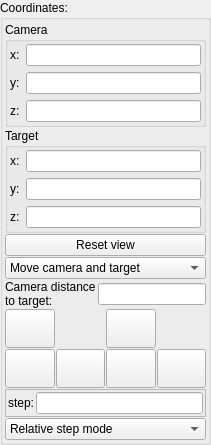
          <widget class="QGroupBox" name="groupBox_coordinates">
           <property name="toolTip">
            <string>&lt;html&gt;&lt;head/&gt;&lt;body&gt;&lt;p&gt;These parameters and gauges controls position of camera and point where the camera is looking at (target)&lt;/p&gt;&lt;p&gt;&lt;br/&gt;&lt;/p&gt;&lt;p&gt;&lt;img src=&quot;:/tooltips/tooltips_images/Camera target.png&quot;/&gt;&lt;/p&gt;&lt;/body&gt;&lt;/html&gt;</string>
           </property>
           <property name="title">
            <string>Coordinates:</string>
           </property>
           <layout class="QVBoxLayout" name="verticalLayout_2">
            <property name="spacing">
             <number>1</number>
            </property>
            <property name="leftMargin">
             <number>2</number>
            </property>
            <property name="topMargin">
             <number>2</number>
            </property>
            <property name="rightMargin">
             <number>2</number>
            </property>
            <property name="bottomMargin">
             <number>2</number>
            </property>
            <item>
             <widget class="QGroupBox" name="groupBox_cameraPosition">
              <property name="toolTip">
               <string>&lt;html&gt;&lt;head/&gt;&lt;body&gt; &lt;p&gt;Camera world coordinates (position of the viewpoint).&lt;/p&gt; &lt;p&gt;Set X, Y, Z to move the camera. You can also use the navigation buttons or mouse controls to update these values interactively.&lt;/p&gt; &lt;p&gt;Notes: - Works together with Target and Rotation to define the view. - With Auto refresh enabled the image re-renders after changes; otherwise click Render.&lt;/p&gt; &lt;/body&gt;&lt;/html&gt;</string>
              </property>
              <property name="title">
               <string>Camera</string>
              </property>
              <layout class="QFormLayout" name="formLayout">
               <property name="leftMargin">
                <number>2</number>
               </property>
               <property name="topMargin">
                <number>2</number>
               </property>
               <property name="rightMargin">
                <number>2</number>
               </property>
               <property name="bottomMargin">
                <number>2</number>
               </property>
               <item row="0" column="0">
                <widget class="QLabel" name="label_18">
                 <property name="text">
                  <string>x:</string>
                 </property>
                </widget>
               </item>
               <item row="0" column="1">
                <widget class="MyLineEdit" name="vect3_camera_x">
                 <property name="sizePolicy">
                  <sizepolicy hsizetype="Expanding" vsizetype="Maximum">
                   <horstretch>0</horstretch>
                   <verstretch>0</verstretch>
                  </sizepolicy>
                 </property>
                </widget>
               </item>
               <item row="1" column="0">
                <widget class="QLabel" name="label_19">
                 <property name="text">
                  <string>y:</string>
                 </property>
                </widget>
               </item>
               <item row="1" column="1">
                <widget class="MyLineEdit" name="vect3_camera_y">
                 <property name="sizePolicy">
                  <sizepolicy hsizetype="Expanding" vsizetype="Maximum">
                   <horstretch>0</horstretch>
                   <verstretch>0</verstretch>
                  </sizepolicy>
                 </property>
                </widget>
               </item>
               <item row="2" column="0">
                <widget class="QLabel" name="label_20">
                 <property name="text">
                  <string>z:</string>
                 </property>
                </widget>
               </item>
               <item row="2" column="1">
                <widget class="MyLineEdit" name="vect3_camera_z">
                 <property name="sizePolicy">
                  <sizepolicy hsizetype="Expanding" vsizetype="Maximum">
                   <horstretch>0</horstretch>
                   <verstretch>0</verstretch>
                  </sizepolicy>
                 </property>
                </widget>
               </item>
              </layout>
             </widget>
            </item>
            <item>
             <widget class="QGroupBox" name="groupBox_targetPosition">
              <property name="toolTip">
               <string>&lt;html&gt;&lt;head/&gt;&lt;body&gt; &lt;p&gt;World coordinates of the target (the point the camera looks at).&lt;/p&gt; &lt;p&gt;Set X, Y, Z to aim the camera without moving its position. Adjusting the target changes the view direction; the camera–target distance updates accordingly.&lt;/p&gt; &lt;p&gt;Tips: - Combine with Camera and Rotation for precise framing. - Use navigation buttons in “Move target” mode to shift the target interactively. - With Auto refresh enabled the image re-renders after changes; otherwise click Render.&lt;/p&gt; &lt;/body&gt;&lt;/html&gt;</string>
              </property>
              <property name="title">
               <string>Target</string>
              </property>
              <layout class="QFormLayout" name="formLayout_2">
               <property name="leftMargin">
                <number>2</number>
               </property>
               <property name="topMargin">
                <number>2</number>
               </property>
               <property name="rightMargin">
                <number>2</number>
               </property>
               <property name="bottomMargin">
                <number>2</number>
               </property>
               <item row="0" column="0">
                <widget class="QLabel" name="label_121">
                 <property name="text">
                  <string>x:</string>
                 </property>
                </widget>
               </item>
               <item row="0" column="1">
                <widget class="MyLineEdit" name="vect3_target_x">
                 <property name="sizePolicy">
                  <sizepolicy hsizetype="Expanding" vsizetype="Maximum">
                   <horstretch>0</horstretch>
                   <verstretch>0</verstretch>
                  </sizepolicy>
                 </property>
                </widget>
               </item>
               <item row="1" column="0">
                <widget class="QLabel" name="label_122">
                 <property name="text">
                  <string>y:</string>
                 </property>
                </widget>
               </item>
               <item row="1" column="1">
                <widget class="MyLineEdit" name="vect3_target_y">
                 <property name="sizePolicy">
                  <sizepolicy hsizetype="Expanding" vsizetype="Maximum">
                   <horstretch>0</horstretch>
                   <verstretch>0</verstretch>
                  </sizepolicy>
                 </property>
                </widget>
               </item>
               <item row="2" column="0">
                <widget class="QLabel" name="label_123">
                 <property name="text">
                  <string>z:</string>
                 </property>
                </widget>
               </item>
               <item row="2" column="1">
                <widget class="MyLineEdit" name="vect3_target_z">
                 <property name="sizePolicy">
                  <sizepolicy hsizetype="Expanding" vsizetype="Maximum">
                   <horstretch>0</horstretch>
                   <verstretch>0</verstretch>
                  </sizepolicy>
                 </property>
                </widget>
               </item>
              </layout>
             </widget>
            </item>
            <item>
             <widget class="QPushButton" name="pushButton_reset_view">
              <property name="sizePolicy">
               <sizepolicy hsizetype="Minimum" vsizetype="Maximum">
                <horstretch>0</horstretch>
                <verstretch>0</verstretch>
               </sizepolicy>
              </property>
              <property name="toolTip">
               <string>&lt;html&gt;&lt;head/&gt;&lt;body&gt;&lt;p&gt;Set camera far from the fractal. It keeps actual camera angle.&lt;/p&gt;&lt;/body&gt;&lt;/html&gt;</string>
              </property>
              <property name="text">
               <string>Reset view</string>
              </property>
             </widget>
            </item>
            <item>
             <widget class="MyComboBox" name="comboBox_camera_movement_mode">
              <property name="sizePolicy">
               <sizepolicy hsizetype="Preferred" vsizetype="Maximum">
                <horstretch>0</horstretch>
                <verstretch>0</verstretch>
               </sizepolicy>
              </property>
              <property name="toolTip">
               <string>&lt;html&gt;&lt;head/&gt;&lt;body&gt;&lt;p&gt;Selection of camera / target movement mode&lt;/p&gt;&lt;p&gt;&lt;span style=&quot; font-style:italic;&quot;&gt;Move camera and target&lt;/span&gt; - moves camera and target by the same distance&lt;/p&gt;&lt;p&gt;&lt;img src=&quot;:/tooltips/tooltips_images/move camera and target.png&quot;/&gt;&lt;/p&gt;&lt;p&gt;&lt;span style=&quot; font-style:italic;&quot;&gt;Move camera&lt;/span&gt; - moves only camera. Target stays in the same place. Camera rotates to look at stationary target.&lt;/p&gt;&lt;p&gt;&lt;img src=&quot;:/tooltips/tooltips_images/move only camera.png&quot;/&gt;&lt;/p&gt;&lt;p&gt;&lt;br/&gt;Move target - moves only target. Camera stays in the same place. Camera rotates to look at moving target.&lt;/p&gt;&lt;p&gt;&lt;img src=&quot;:/tooltips/tooltips_images/move only target.png&quot;/&gt;&lt;/p&gt;&lt;p&gt;&lt;br/&gt;&lt;/p&gt;&lt;/body&gt;&lt;/html&gt;</string>
              </property>
              <item>
               <property name="text">
                <string>Move camera and target</string>
               </property>
              </item>
              <item>
               <property name="text">
                <string>Move camera</string>
               </property>
              </item>
              <item>
               <property name="text">
                <string>Move target</string>
               </property>
              </item>
             </widget>
            </item>
            <item>
             <layout class="QGridLayout" name="gridLayout_24">
              <property name="leftMargin">
               <number>0</number>
              </property>
              <property name="topMargin">
               <number>0</number>
              </property>
              <property name="spacing">
               <number>2</number>
              </property>
              <item row="0" column="0">
               <widget class="QLabel" name="label_124">
                <property name="text">
                 <string>Camera distance
to target:</string>
                </property>
               </widget>
              </item>
              <item row="0" column="1">
               <widget class="MyLineEdit" name="logedit_camera_distance_to_target">
                <property name="sizePolicy">
                 <sizepolicy hsizetype="Expanding" vsizetype="Maximum">
                  <horstretch>0</horstretch>
                  <verstretch>0</verstretch>
                 </sizepolicy>
                </property>
                <property name="toolTip">
                 <string>&lt;html&gt;&lt;head/&gt;&lt;body&gt;&lt;p&gt;Controls distance between camera and target&lt;/p&gt;&lt;p&gt;In&lt;span style=&quot; font-style:italic;&quot;&gt; Move camera and target&lt;/span&gt; and &lt;span style=&quot; font-style:italic;&quot;&gt;Move camera&lt;/span&gt; modes it moves camera closer/further from target.&lt;/p&gt;&lt;/body&gt;&lt;/html&gt;</string>
                </property>
                <property name="alignment">
                 <set>Qt::AlignLeading|Qt::AlignLeft|Qt::AlignVCenter</set>
                </property>
               </widget>
              </item>
             </layout>
            </item>
            <item>
             <layout class="QGridLayout" name="gridLayout_arrows">
              <property name="spacing">
               <number>1</number>
              </property>
              <item row="1" column="0">
               <widget class="QToolButton" name="bu_move_forward">
                <property name="sizePolicy">
                 <sizepolicy hsizetype="Minimum" vsizetype="Fixed">
                  <horstretch>0</horstretch>
                  <verstretch>0</verstretch>
                 </sizepolicy>
                </property>
                <property name="toolTip">
                 <string>&lt;html&gt;&lt;head/&gt;&lt;body&gt;&lt;p&gt;Moves the camera or the target forward by distance set by &lt;span style=&quot; font-style:italic;&quot;&gt;step&lt;/span&gt; parameter&lt;/p&gt;&lt;/body&gt;&lt;/html&gt;</string>
                </property>
                <property name="text">
                 <string/>
                </property>
                <property name="icon">
                 <iconset theme="arrow-up-double" resource="icons.qrc">
                  <normaloff>:/navigation/icons/arrow-up-double.png</normaloff>:/navigation/icons/arrow-up-double.png</iconset>
                </property>
                <property name="iconSize">
                 <size>
                  <width>32</width>
                  <height>32</height>
                 </size>
                </property>
               </widget>
              </item>
              <item row="2" column="0">
               <widget class="QToolButton" name="bu_move_backward">
                <property name="sizePolicy">
                 <sizepolicy hsizetype="Minimum" vsizetype="Fixed">
                  <horstretch>0</horstretch>
                  <verstretch>0</verstretch>
                 </sizepolicy>
                </property>
                <property name="toolTip">
                 <string>&lt;html&gt;&lt;head/&gt;&lt;body&gt;&lt;p&gt;Moves the camera or the target backwards by distance set by &lt;span style=&quot; font-style:italic;&quot;&gt;step&lt;/span&gt; parameter&lt;/p&gt;&lt;/body&gt;&lt;/html&gt;</string>
                </property>
                <property name="text">
                 <string/>
                </property>
                <property name="icon">
                 <iconset theme="arrow-down-double" resource="icons.qrc">
                  <normaloff>:/navigation/icons/arrow-down-double.png</normaloff>:/navigation/icons/arrow-down-double.png</iconset>
                </property>
                <property name="iconSize">
                 <size>
                  <width>32</width>
                  <height>32</height>
                 </size>
                </property>
               </widget>
              </item>
              <item row="2" column="1">
               <widget class="QToolButton" name="bu_move_left">
                <property name="sizePolicy">
                 <sizepolicy hsizetype="Minimum" vsizetype="Fixed">
                  <horstretch>0</horstretch>
                  <verstretch>0</verstretch>
                 </sizepolicy>
                </property>
                <property name="toolTip">
                 <string>&lt;html&gt;&lt;head/&gt;&lt;body&gt;&lt;p&gt;Moves the camera or the target to the left by distance set by &lt;span style=&quot; font-style:italic;&quot;&gt;step&lt;/span&gt; parameter&lt;/p&gt;&lt;/body&gt;&lt;/html&gt;</string>
                </property>
                <property name="text">
                 <string/>
                </property>
                <property name="icon">
                 <iconset theme="go-previous" resource="icons.qrc">
                  <normaloff>:/navigation/icons/go-previous.png</normaloff>:/navigation/icons/go-previous.png</iconset>
                </property>
                <property name="iconSize">
                 <size>
                  <width>32</width>
                  <height>32</height>
                 </size>
                </property>
               </widget>
              </item>
              <item row="1" column="2">
               <widget class="QToolButton" name="bu_move_up">
                <property name="sizePolicy">
                 <sizepolicy hsizetype="Minimum" vsizetype="Fixed">
                  <horstretch>0</horstretch>
                  <verstretch>0</verstretch>
                 </sizepolicy>
                </property>
                <property name="toolTip">
                 <string>&lt;html&gt;&lt;head/&gt;&lt;body&gt;&lt;p&gt;Moves the camera or the target up by distance set by &lt;span style=&quot; font-style:italic;&quot;&gt;step&lt;/span&gt; parameter&lt;/p&gt;&lt;/body&gt;&lt;/html&gt;</string>
                </property>
                <property name="text">
                 <string/>
                </property>
                <property name="icon">
                 <iconset theme="go-up" resource="icons.qrc">
                  <normaloff>:/navigation/icons/go-up.png</normaloff>:/navigation/icons/go-up.png</iconset>
                </property>
                <property name="iconSize">
                 <size>
                  <width>32</width>
                  <height>32</height>
                 </size>
                </property>
               </widget>
              </item>
              <item row="2" column="2">
               <widget class="QToolButton" name="bu_move_down">
                <property name="sizePolicy">
                 <sizepolicy hsizetype="Minimum" vsizetype="Fixed">
                  <horstretch>0</horstretch>
                  <verstretch>0</verstretch>
                 </sizepolicy>
                </property>
                <property name="toolTip">
                 <string>&lt;html&gt;&lt;head/&gt;&lt;body&gt;&lt;p&gt;Moves the camera or the target down by distance set by &lt;span style=&quot; font-style:italic;&quot;&gt;step&lt;/span&gt; parameter&lt;/p&gt;&lt;/body&gt;&lt;/html&gt;</string>
                </property>
                <property name="text">
                 <string/>
                </property>
                <property name="icon">
                 <iconset theme="go-down" resource="icons.qrc">
                  <normaloff>:/navigation/icons/go-down.png</normaloff>:/navigation/icons/go-down.png</iconset>
                </property>
                <property name="iconSize">
                 <size>
                  <width>32</width>
                  <height>32</height>
                 </size>
                </property>
               </widget>
              </item>
              <item row="2" column="3">
               <widget class="QToolButton" name="bu_move_right">
                <property name="sizePolicy">
                 <sizepolicy hsizetype="Minimum" vsizetype="Fixed">
                  <horstretch>0</horstretch>
                  <verstretch>0</verstretch>
                 </sizepolicy>
                </property>
                <property name="toolTip">
                 <string>&lt;html&gt;&lt;head/&gt;&lt;body&gt;&lt;p&gt;Moves the camera or the target to the right by distance set by &lt;span style=&quot; font-style:italic;&quot;&gt;step&lt;/span&gt; parameter&lt;/p&gt;&lt;/body&gt;&lt;/html&gt;</string>
                </property>
                <property name="text">
                 <string/>
                </property>
                <property name="icon">
                 <iconset theme="go-next" resource="icons.qrc">
                  <normaloff>:/navigation/icons/go-next.png</normaloff>:/navigation/icons/go-next.png</iconset>
                </property>
                <property name="iconSize">
                 <size>
                  <width>32</width>
                  <height>32</height>
                 </size>
                </property>
               </widget>
              </item>
             </layout>
            </item>
            <item>
             <widget class="QFrame" name="single_camera_movement_step_de">
              <property name="frameShape">
               <enum>QFrame::StyledPanel</enum>
              </property>
              <property name="frameShadow">
               <enum>QFrame::Raised</enum>
              </property>
              <layout class="QVBoxLayout" name="verticalLayout_4">
               <property name="spacing">
                <number>2</number>
               </property>
               <property name="leftMargin">
                <number>2</number>
               </property>
               <property name="topMargin">
                <number>2</number>
               </property>
               <property name="rightMargin">
                <number>2</number>
               </property>
               <property name="bottomMargin">
                <number>2</number>
               </property>
               <item>
                <layout class="QHBoxLayout" name="horizontalLayout">
                 <property name="spacing">
                  <number>2</number>
                 </property>
                 <item>
                  <widget class="QLabel" name="label_9">
                   <property name="text">
                    <string>step:</string>
                   </property>
                  </widget>
                 </item>
                 <item>
                  <widget class="MyLineEdit" name="logedit_camera_movement_step">
                   <property name="sizePolicy">
                    <sizepolicy hsizetype="Expanding" vsizetype="Maximum">
                     <horstretch>0</horstretch>
                     <verstretch>0</verstretch>
                    </sizepolicy>
                   </property>
                   <property name="toolTip">
                    <string>&lt;html&gt;&lt;head/&gt;&lt;body&gt;&lt;p&gt;Step for camera or target movement.&lt;/p&gt;&lt;p&gt;It can be relative or absolute step.&lt;/p&gt;&lt;p&gt;If it is set relative then movement distance equals &lt;span style=&quot; font-style:italic;&quot;&gt;step&lt;/span&gt; multiplied by actual distance to the fractal surface.&lt;/p&gt;&lt;/body&gt;&lt;/html&gt;</string>
                   </property>
                  </widget>
                 </item>
                </layout>
               </item>
              </layout>
             </widget>
            </item>
            <item>
             <widget class="MyComboBox" name="comboBox_camera_absolute_distance_mode">
              <property name="sizePolicy">
               <sizepolicy hsizetype="Preferred" vsizetype="Maximum">
                <horstretch>0</horstretch>
                <verstretch>0</verstretch>
               </sizepolicy>
              </property>
              <property name="toolTip">
               <string>&lt;html&gt;&lt;head/&gt;&lt;body&gt;&lt;p&gt;Selection for movement step calculation.&lt;/p&gt;&lt;p&gt;If it is set relative then movement distance equals  &lt;span style=&quot; font-style:italic;&quot;&gt;step&lt;/span&gt; multiplied by actual distance to fractal surface. This is the preferred mode.&lt;/p&gt;&lt;p&gt;If it is set absolute then movement equals step set by &lt;span style=&quot; font-style:italic;&quot;&gt;step&lt;/span&gt; parameter. &lt;/p&gt;&lt;/body&gt;&lt;/html&gt;</string>
              </property>
              <item>
               <property name="text">
                <string>Relative step mode</string>
               </property>
              </item>
              <item>
               <property name="text">
                <string>Absolute step mode</string>
               </property>
              </item>
             </widget>
            </item>
           </layout>
          </widget>
